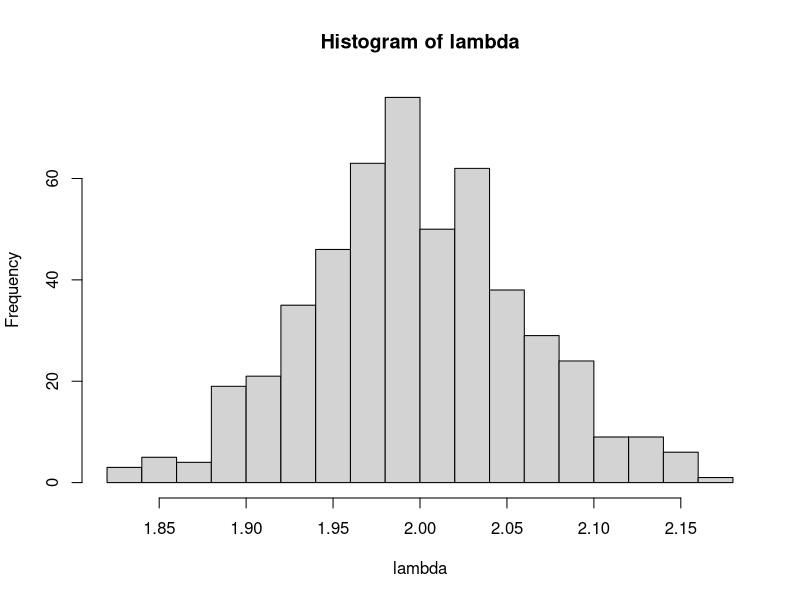
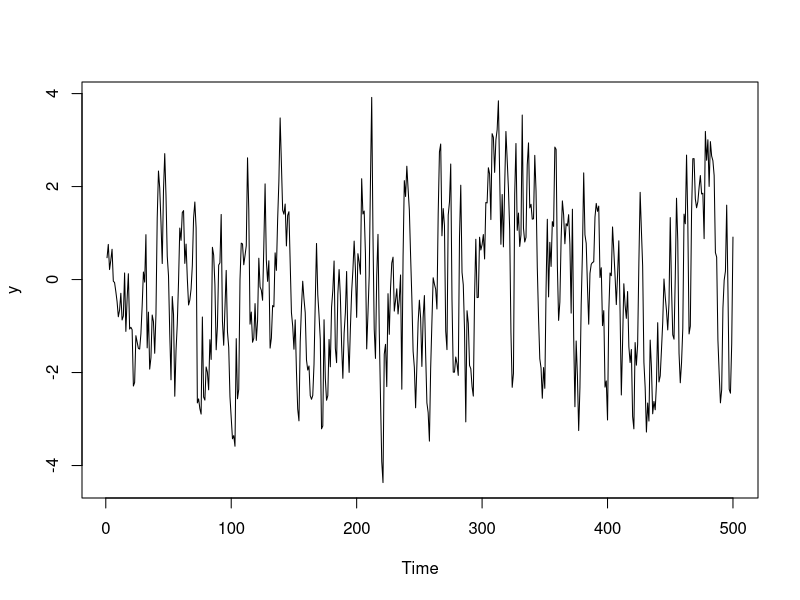

Source code (R) for these figures, in order: (Note: this script raises an error after producing the figures.)

rm(list =ls())

# Question 1 

x = rpois(500,2)

lambda = rep(NA,500)

for (i in 1:500){
  y = rpois(500,2)
  lambda[i] = mean(y)
}

hist(lambda, breaks = 20)
mean(lambda)
var(lambda)

# Question 2

y = read.csv("tute7.csv")
y = y[,1]

plot.ts(y)

# To estimate an ARMA(1,1) using the mle function, we first need to define the conditional likelihood. 

T = length(y)

cll.arma <-  function(phi,theta,sigma){
  
  res = numeric(T+1)
  
  res[1] = y[1] # here we are assuming that y_0 = epsilon_0 = 0 
  
  for (i in 2:T){
    res[i] = y[i] - phi*y[i-1] - theta*res[i-1]         
  }
  return(-sum(dnorm(res, 0, sigma, log = TRUE)))
}

# Then we use the mle function with a reasonable set of starting values

arma.mle <- mle(cll.arma, start = list(phi = 0.5, theta = 0.5, sigma = 0.6), method = "L-BFGS-B")
arma.mle

# Comparing our results with those obtained using the Arima() function, we can see
# that we get very similar results! 

armamod = Arima(y, order = c(1,0,1), include.mean = FALSE)
armamod

phi = coef(armamod)[1]
theta = coef(armamod)[2]
res = armamod$residuals

# To compute the point forecasts, we can use a loop 

h = 10

j = seq(1:h)

yhat = numeric(h)

for (i in 1:h){
    yhat[i] = phi^(i)*y[T] + phi^(i-1)*theta*res[T]
}

# Having computed our point forecasts, we can proceed to compute the forecast error variances

sigmah = numeric(h)

sigmah[1] = armamod$sigma2

for (i in 2:h){
    sigmah[i] = sigmah[i-1] + (phi^(i-1) + phi^(i-2)*theta)^2*armamod$sigma2 
}

alpha = 0.20

lwrh.arma <- yhat - qnorm(alpha/2, lower.tail = FALSE)*sqrt(sigmah)
uprh.arma <- yhat + qnorm(alpha/2, lower.tail = FALSE)*sqrt(sigmah)

arma.for <- data.frame(j,yhat, lwrh.arma, uprh.arma)
colnames(arma.for) = c('hstep','what', 'lower', 'upper')

arma.for

# We can compare our results with the point and interval forecasts produced by the forecast() function
# To check that we are correct

forecast(armamod, h = 10)

# We can see that our point forecast will converge to the long run mean of the process (i.e., zero) while
# the width of the prediction/forecast interval increases with the forecasting horizon.

